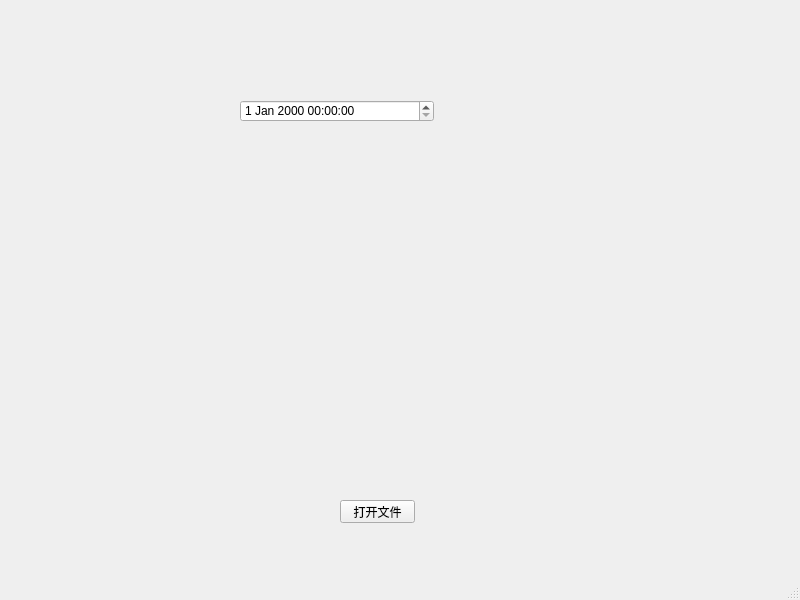
<?xml version="1.0" encoding="UTF-8"?>
<ui version="4.0">
 <class>MainWindow</class>
 <widget class="QMainWindow" name="MainWindow">
  <property name="geometry">
   <rect>
    <x>0</x>
    <y>0</y>
    <width>800</width>
    <height>600</height>
   </rect>
  </property>
  <property name="windowTitle">
   <string>MainWindow</string>
  </property>
  <widget class="QWidget" name="centralwidget">
   <widget class="QDateTimeEdit" name="dateTimeEdit">
    <property name="geometry">
     <rect>
      <x>240</x>
      <y>100</y>
      <width>194</width>
      <height>22</height>
     </rect>
    </property>
   </widget>
   <widget class="QPushButton" name="pushButton">
    <property name="geometry">
     <rect>
      <x>340</x>
      <y>500</y>
      <width>75</width>
      <height>23</height>
     </rect>
    </property>
    <property name="text">
     <string>打开文件</string>
    </property>
   </widget>
  </widget>
  <widget class="QMenuBar" name="menubar">
   <property name="geometry">
    <rect>
     <x>0</x>
     <y>0</y>
     <width>800</width>
     <height>23</height>
    </rect>
   </property>
  </widget>
  <widget class="QStatusBar" name="statusbar"/>
 </widget>
 <resources/>
 <connections/>
</ui>
